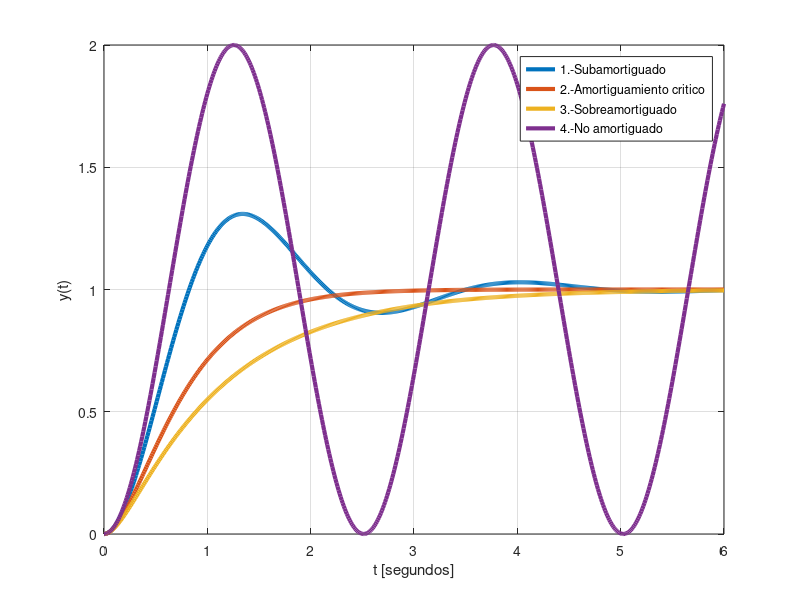

Source code (MATLAB):
clc; %limpiar ventana de comandos
clear all; %limpiar el workspace
close all; %cerrar ventanas emergentes
t=0:0.01:6;
Wn=2.5; %frecuencia natural
%% subamortiguado 0<Z<1
Z=0.35; %Coeficiente de amortiguamiento
Wd=Wn*sqrt(1-Z^2);
Vo1=1.-exp(-Z.*Wn.*t).*( cos(Wd.*t) + (Z/sqrt(1-Z^2)).*sin(Wd.*t) );
plot(t,Vo1,'LineWidth',3)
grid on
hold on
%% Amortiguamiento crítico*
Z=1; %Coeficiente de amortiguamiento
Wd=Wn*sqrt(1-Z^2);
Vo2=1.-exp(-Z.*Wn.*t).*( cos(Wd.*t) + (Wn.*t) );
hold on
plot(t,Vo2,'LineWidth',3)
%% Sobreamortiguado*
Z=1.5; %Coeficiente de amortiguamiento
Wd=Wn*sqrt(1-Z^2);
Vo3=1.-exp(-Z.*Wn.*t).*( cos(Wd.*t) + (Z/sqrt(1-Z^2)).*sin(Wd.*t) );
hold on
plot(t,Vo3,'LineWidth',3)
%% no amortiguado
Z=0; %Coeficiente de amortiguamiento
Wd=Wn*sqrt(1-Z^2);
Vo4=1.-exp(-Z.*Wn.*t).*( cos(Wd.*t) + (Z/sqrt(1-Z^2)).*sin(Wd.*t) );
hold on
plot(t,Vo4,'LineWidth',3)
legend('1.-Subamortiguado','2.-Amortiguamiento critico','3.-Sobreamortiguado','4.-No amortiguado')
xlabel('t [segundos]')
ylabel('y(t)')